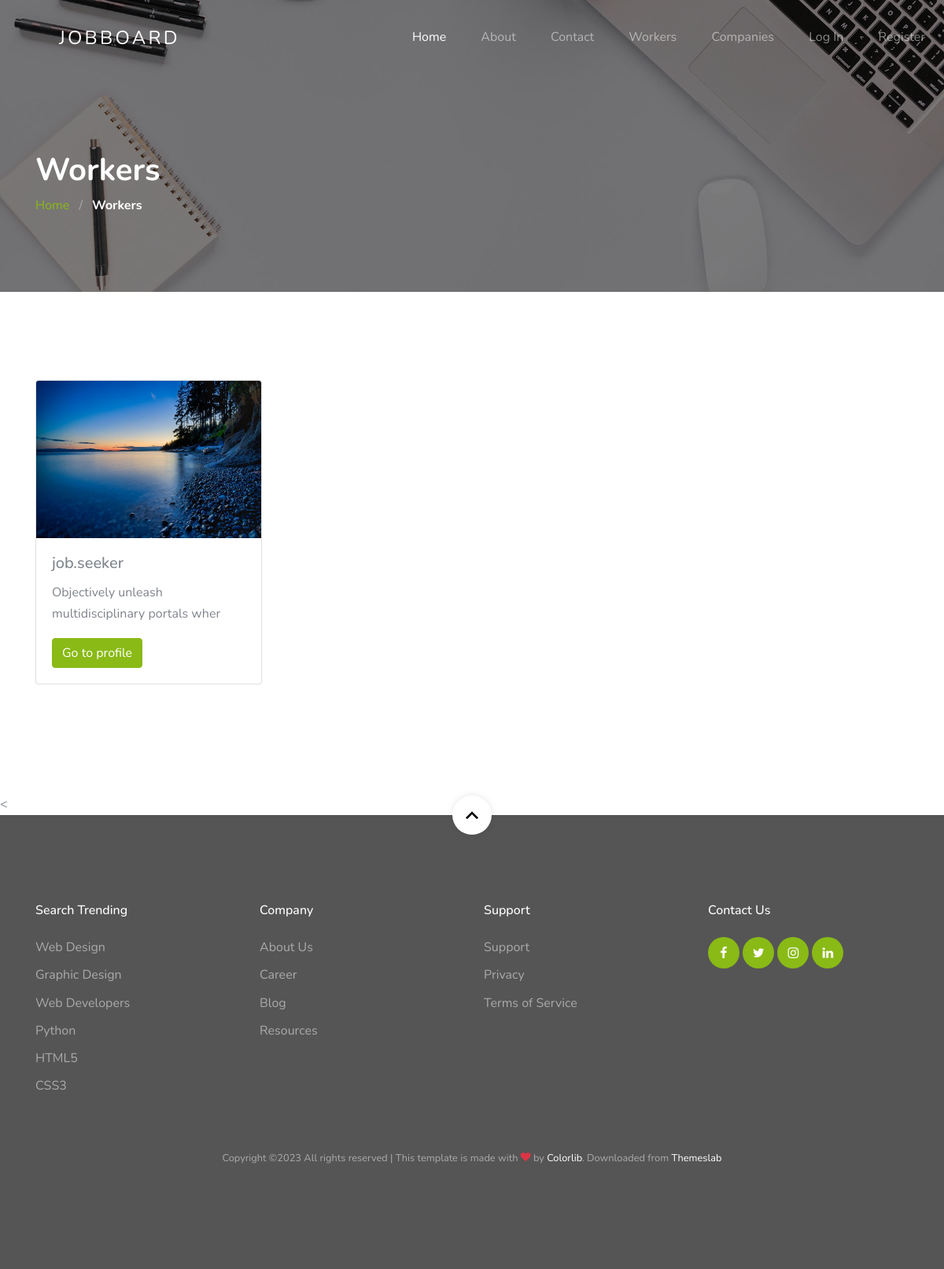
Screenshot of /gerneral/workers.php with the database file from the repository.
### tables this page shows
CREATE TABLE `users` (
  `id` int(3) NOT NULL,
  `username` varchar(200) NOT NULL,
  `email` varchar(200) NOT NULL,
  `mypassword` varchar(200) NOT NULL,
  `img` varchar(200) NOT NULL,
  `type` varchar(200) NOT NULL,
  `cv` varchar(200) DEFAULT NULL,
  `title` varchar(200) DEFAULT NULL,
  `bio` varchar(500) DEFAULT NULL,
  `facebook` varchar(200) DEFAULT NULL,
  `twitter` varchar(200) DEFAULT NULL,
  `linkedin` varchar(200) DEFAULT NULL,
  `created_at` timestamp NOT NULL DEFAULT current_timestamp()
);

### gerneral/workers.php (the view)
<?php require "../includes/header.php"; ?>
<?php require "../config/config.php"; ?>
<?php
    $select = $conn->query("SELECT * FROM users WHERE type='Worker'");
    $select->execute();
    $allWorkers = $select->fetchAll(PDO::FETCH_OBJ);
?>
<section class="section-hero overlay inner-page bg-image" style="background-image: url('<?php echo APPURL; ?>/images/hero_1.jpg');" id="home-section">
      <div class="container">
        <div class="row">
          <div class="col-md-7">
            <h1 class="text-white font-weight-bold">Workers</h1>
            <div class="custom-breadcrumbs">
              <a href="#">Home</a> <span class="mx-2 slash">/</span>
              <span class="text-white"><strong>Workers</strong></span>
            </div>
          </div>
        </div>
      </div>
</section>
<section class="site-section" style="" id="home-section">
      <div class="container">
        <div class="row">
            <?php foreach($allWorkers as $worker) : ?>
            <div class="col-md-4">
                <div class="card" style="width: 18rem;">
                    <img class="card-img-top" style="height:200px" src="../users/user-images/<?php echo $worker->img; ?>" alt="<?php echo $worker->img; ?>">
                    <div class="card-body">
                        <h5 class="card-title"><?php echo $worker->username; ?></h5>
                        <p class="card-text"><?php echo substr($worker->bio, 0, 50); ?></p>
                        <a target="_blank" href="../users/public-profile.php?id=<?php echo $worker->id; ?>" class="btn btn-primary">Go to profile</a>
                    </div>
                </div>
                <br>
            </div>
            <?php endforeach; ?>
        </div>
     </div>
</section>
<
<?php require "../includes/footer.php"; ?>

### includes/header.php (shortened to what this page needs)
<!doctype html>
<html lang="en">
  <head>
    <link rel="stylesheet" href="<?php echo APPURL; ?>/css/custom-bs.css">
    <link rel="stylesheet" href="<?php echo APPURL; ?>/css/jquery.fancybox.min.css">
    <link rel="stylesheet" href="<?php echo APPURL; ?>/css/bootstrap-select.min.css">
    <link rel="stylesheet" href="<?php echo APPURL; ?>/fonts/icomoon/style.css">
    <link rel="stylesheet" href="<?php echo APPURL; ?>/fonts/line-icons/style.css">
    <link rel="stylesheet" href="<?php echo APPURL; ?>/css/owl.carousel.min.css">
    <link rel="stylesheet" href="<?php echo APPURL; ?>/css/animate.min.css">
    <link rel="stylesheet" href="<?php echo APPURL; ?>/css/quill.snow.css">
    <link rel="stylesheet" href="<?php echo APPURL; ?>/css/style.css">
  </head>
  <body id="top">
<div class="site-wrap">
    <header class="site-navbar mt-3">
      <div class="container-fluid">
        <div class="row align-items-center">
          <div  class="site-logo col-6"><a href="<?php echo APPURL; ?>">JobBoard</a></div>
          <nav class="mx-auto site-navigation">
            <ul style="margin-right: -500px" class="site-menu js-clone-nav d-inline d-xl-block ml-0 pl-0">
              <li><a href="<?php echo APPURL; ?>"  class="nav-link active">Home</a></li>
              <li><a href="<?php echo APPURL; ?>/about.php">About</a></li>
              <li><a href="<?php echo APPURL; ?>/contact.php">Contact</a></li>
              <li><a href="<?php echo APPURL; ?>/gerneral/workers.php">Workers</a></li>
              <li><a href="<?php echo APPURL; ?>/gerneral/companies.php">Companies</a></li>
              <?php if(isset($_SESSION['username'])) : ?>
                  <?php if(isset($_SESSION['type']) AND $_SESSION['type'] == "Company") : ?>
                    <li class="d-lg-inline"><a href="<?php echo APPURL; ?>/jobs/post-job.php"><span class="mr-2">+</span> Post a Job</a></li>
                  <?php endif; ?>
                  <li class="nav-item dropdown">
                  <a class="nav-link dropdown-toggle" href="#" id="navbarDropdown" role="button" data-toggle="dropdown" aria-haspopup="true" aria-expanded="false">
                    <?php echo $_SESSION['username']; ?>
                  </a>
                  <div class="dropdown-menu" aria-labelledby="navbarDropdown">
                    <a class="dropdown-item" href="<?php echo APPURL; ?>/users/public-profile.php?id=<?php echo $_SESSION['id']; ?>">Public profile</a>
                    <a class="dropdown-item" href="<?php echo APPURL; ?>/users/update-profile.php?upd_id=<?php echo $_SESSION['id']; ?>">Update profile</a>
                    <?php if(isset($_SESSION['type']) AND $_SESSION['type'] == "Worker") : ?>
                      <a class="dropdown-item" href="<?php echo APPURL; ?>/users/saved_jobs.php?id=<?php echo $_SESSION['id']; ?>">Saved Jobs</a>
                    <?php endif; ?>
                    <?php if(isset($_SESSION['type']) AND $_SESSION['type'] == "Company") : ?>
                      <a class="dropdown-item" href="<?php echo APPURL; ?>/users/show-applicants.php?id=<?php echo $_SESSION['id']; ?>">Show Applicants</a>
                    <?php endif; ?>
                    <div class="dropdown-divider"></div>
                    <a class="dropdown-item" href="<?php echo APPURL; ?>/auth/logout.php">Logout</a>
                  </div>
                </li>
              <?php else: ?>
                <li class="d-lg-inline"><a href="<?php echo APPURL; ?>/auth/login.php">Log In</a></li>
                <li class="d-lg-inline"><a href="<?php echo APPURL; ?>/auth/register.php">Register</a></li>
              <?php endif; ?>
            </ul>
          </nav>
        </div>
      </div>
    </header>

### includes/footer.php (shortened to what this page needs)
<footer class="site-footer">
<a href="#top" class="smoothscroll scroll-top">
  <span class="icon-keyboard_arrow_up"></span>
</a>
<div class="container">
  <div class="row mb-5">
    <div class="col-6 col-md-3 mb-4 mb-md-0">
      <h3>Search Trending</h3>
      <ul class="list-unstyled">
        <li><a href="#">Web Design</a></li>
        <li><a href="#">Graphic Design</a></li>
        <li><a href="#">Web Developers</a></li>
        <li><a href="#">Python</a></li>
        <li><a href="#">HTML5</a></li>
        <li><a href="#">CSS3</a></li>
      </ul>
    </div>
    <div class="col-6 col-md-3 mb-4 mb-md-0">
      <h3>Company</h3>
      <ul class="list-unstyled">
        <li><a href="#">About Us</a></li>
        <li><a href="#">Career</a></li>
        <li><a href="#">Blog</a></li>
        <li><a href="#">Resources</a></li>
      </ul>
    </div>
    <div class="col-6 col-md-3 mb-4 mb-md-0">
      <h3>Support</h3>
      <ul class="list-unstyled">
        <li><a href="#">Support</a></li>
        <li><a href="#">Privacy</a></li>
        <li><a href="#">Terms of Service</a></li>
      </ul>
    </div>
    <div class="col-6 col-md-3 mb-4 mb-md-0">
      <h3>Contact Us</h3>
      <div class="footer-social">
        <a href="#"><span class="icon-facebook"></span></a>
        <a href="#"><span class="icon-twitter"></span></a>
        <a href="#"><span class="icon-instagram"></span></a>
        <a href="#"><span class="icon-linkedin"></span></a>
      </div>
    </div>
  </div>
  <div class="row text-center">
    <div class="col-12">
      <p class="copyright"><small>
      Copyright &copy;<script>document.write(new Date().getFullYear());</script> All rights reserved | This template is made with <i class="icon-heart text-danger" aria-hidden="true"></i> by <a href="https://colorlib.com" target="_blank" >Colorlib</a>. Downloaded from <a href="https://themeslab.org/" target="_blank">Themeslab</a>
      </small></p>
    </div>
  </div>
</div>
</footer>
</div>
</body>
</html>

### css/style.css (style rules this page uses)
.site-navbar { margin-bottom: 0px; z-index: 1999; position: absolute; width: 100%; top: 2rem; }
.site-navbar .container-fluid { padding-left: 7rem; padding-right: 7rem; }
.site-navbar .site-logo { position: absolute; left: 5%; }
.site-navbar .site-logo a { color: #fff; font-size: 1.5rem; letter-spacing: .2rem; text-transform: uppercase; }
.site-navbar .site-navigation { position: absolute; left: 50%; -webkit-transform: translateX(-50%); -ms-transform: translateX(-50%); transform: translateX(-50%); z-index: 5; }
.site-navbar .site-navigation .site-menu { margin-bottom: 0; }
.site-navbar .site-navigation .site-menu .active { color: #fff; display: inline-block; padding: 5px 20px; }
.site-navbar .site-navigation .site-menu a { text-decoration: none !important; display: inline-block; position: relative; }
.site-navbar .site-navigation .site-menu > li { display: inline-block; }
.site-navbar .site-navigation .site-menu > li > a { padding: 20px 20px !important; color: rgba(255, 255, 255, 0.5); display: inline-block; text-decoration: none !important; }
.site-mobile-menu .site-nav-wrap { padding: 0; margin: 0; list-style: none; position: relative; }
.site-mobile-menu .site-nav-wrap a { padding: 10px 20px; display: block; position: relative; color: #212529; }
.site-mobile-menu .site-nav-wrap li { position: relative; display: block; }
.site-mobile-menu .site-nav-wrap li .active { color: #000; }
.site-mobile-menu .site-nav-wrap > li { display: block; position: relative; float: left; width: 100%; }
.site-mobile-menu .site-nav-wrap > li > a { padding-left: 20px; font-size: 20px; }
body { font-weight: 400; font-size: 1rem; line-height: 1.7; position: relative; }
body:after { content: ""; position: absolute; top: 0; left: 0; right: 0; bottom: 0; background: rgba(0, 0, 0, 0.7); z-index: 100; opacity: 0; visibility: hidden; -webkit-transition: .3s all ease; -o-transition: .3s all ease; transition: .3s all ease; }
h1, h2, h3, h4 { color: #000; }
.site-section { padding-top: 7rem; padding-bottom: 7rem; position: relative; z-index: 2; }
.bg-image { background-size: cover; background-position: center center; background-repeat: no-repeat; }
.custom-breadcrumbs a { color: #89ba16; }
.custom-breadcrumbs .slash { color: rgba(255, 255, 255, 0.4); }
.section-hero, .section-hero > .container > .row { height: 100vh; min-height: 900px; }
.section-hero.inner-page, .section-hero.inner-page > .container > .row { height: auto; min-height: auto; padding-top: 6em; padding-bottom: 3em; }
.section-hero.overlay, .section-hero.overlay-2 { position: relative; }
.section-hero.overlay:before, .section-hero.overlay-2:before { z-index: 1; position: absolute; content: ""; top: 0; left: 0; right: 0; bottom: 0; background: rgba(0, 0, 0, 0.5); }
.section-hero > .container { z-index: 2; position: relative; }
.btn:after, .btn:before { display: none; }
.btn.btn-primary { color: #fff; }
.site-footer { padding: 7rem 0; position: relative; background: #555; }
.site-footer h3 { font-size: 1rem; margin-bottom: 1.5rem; color: #fff; }
.site-footer a { color: rgba(255, 255, 255, 0.5); }
.site-footer ul li { margin-bottom: .5rem; }
.site-footer ul li a { color: rgba(255, 255, 255, 0.5); }
.site-footer .scroll-top { position: absolute; z-index: 5; top: 0; width: 50px; height: 50px; border-radius: 50%; background: #fff; left: 50%; -webkit-transform: translate(-50%, -50%); -ms-transform: translate(-50%, -50%); transform: translate(-50%, -50%); -webkit-box-shadow: 0 0px 10px 0px rgba(0, 0, 0, 0.1); box-shadow: 0 0px 10px 0px rgba(0, 0, 0, 0.1); }
.site-footer .scroll-top > span { position: absolute; font-size: 2rem; top: 50%; left: 50%; -webkit-transform: translate(-50%, -50%); -ms-transform: translate(-50%, -50%); transform: translate(-50%, -50%); color: #000 !important; }
.copyright { color: rgba(255, 255, 255, 0.5); }
.copyright a { color: #fff; }
.footer-social a, .social a { display: inline-block; width: 40px; height: 40px; position: relative; background: #89ba16; border-radius: 50%; text-decoration: none !important; }
.footer-social a > span, .social a > span { position: absolute; left: 50%; top: 50%; color: #fff; -webkit-transform: translate(-50%, -50%); -ms-transform: translate(-50%, -50%); transform: translate(-50%, -50%); }

### rows the page displays
users: img (picture), username "job.seeker", bio "Objectively unleash multidisciplinary portals wher"
